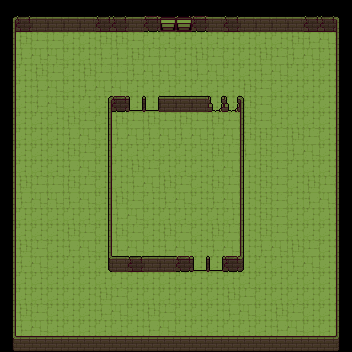

Tiled map render using the project's own tile images. Description and the whole map definition, tile-layer contents included, below:
An orthogonal 22x22 tile map with 16x16 px tiles, 3 tile layers (Tile, Tile-Wall, Door), 2 hidden layers not drawn, 2 tilesets.

<map version="1.9" tiledversion="1.9.2" orientation="orthogonal" renderorder="right-down" width="22" height="22" tilewidth="16" tileheight="16" infinite="0" nextlayerid="6" nextobjectid="1">
 <tileset firstgid="1" source="TileSheet_DungeonGreen.tsx" />
 <tileset firstgid="57" source="Path.tsx" />
 <layer id="1" name="Tile" width="22" height="22">
  <data encoding="csv">
0,0,0,0,0,0,0,0,0,0,0,0,0,0,0,0,0,0,0,0,0,0,
0,12,12,12,12,12,12,12,12,12,12,12,12,12,12,12,12,12,12,18,19,0,
0,18,19,19,12,12,18,18,19,12,12,12,12,12,12,12,12,12,18,25,26,0,
0,25,26,26,12,12,25,25,18,19,19,12,18,19,12,12,18,19,25,26,12,0,
0,12,18,19,12,18,19,19,25,26,26,12,25,26,12,12,25,26,12,12,12,0,
0,12,25,26,12,25,26,26,12,12,12,12,12,12,12,18,19,12,12,12,12,0,
0,12,25,26,12,12,12,12,12,12,12,12,12,12,12,18,19,12,12,12,12,0,
0,12,12,12,18,19,12,18,19,18,19,18,19,18,19,18,19,12,12,12,12,0,
0,12,12,12,25,26,12,25,26,25,26,25,26,25,26,18,18,19,18,19,12,0,
0,12,12,12,18,19,12,12,12,12,12,12,12,18,19,25,18,19,25,26,12,0,
0,12,12,12,25,26,12,12,18,19,12,12,12,25,26,12,18,19,12,12,12,0,
0,18,19,19,18,19,12,12,25,26,18,19,12,18,19,12,18,19,12,18,19,0,
0,25,26,26,25,26,12,18,19,12,25,26,12,25,26,12,18,19,12,25,26,0,
0,12,12,12,12,12,12,25,26,12,12,12,12,12,12,12,18,19,12,12,12,0,
0,12,12,12,18,19,12,18,19,12,18,19,12,18,19,12,18,19,12,12,12,0,
0,18,19,12,25,26,12,25,26,12,25,26,12,25,26,12,25,26,18,19,12,0,
0,25,26,12,12,12,12,12,12,12,12,12,12,12,12,12,12,12,25,26,12,0,
0,12,12,12,12,12,12,12,12,12,12,12,12,12,12,12,12,12,12,12,12,0,
0,12,12,12,12,12,18,19,12,12,12,12,12,12,18,19,12,12,12,12,12,0,
0,18,19,12,12,12,25,26,12,18,19,12,12,12,25,26,12,18,19,12,12,0,
0,25,26,12,12,12,12,12,12,25,26,12,12,12,12,12,12,25,26,12,12,0,
0,0,0,0,0,0,0,0,0,0,0,0,0,0,0,0,0,0,0,0,0,0
</data>
 </layer>
 <layer id="2" name="Tile-Wall" width="22" height="22">
  <data encoding="csv">
0,0,0,0,0,0,0,0,0,0,0,0,0,0,0,0,0,0,0,0,0,0,
8,45,3,3,3,3,45,45,3,43,3,45,43,3,45,3,3,3,3,45,45,14,
22,0,0,0,0,0,0,0,0,0,0,0,0,0,0,0,0,0,0,0,0,28,
22,0,0,0,0,0,0,0,0,0,0,0,0,0,0,0,0,0,0,0,0,28,
22,0,0,0,0,0,0,0,0,0,0,0,0,0,0,0,0,0,0,0,0,28,
22,0,0,0,0,0,0,0,0,0,0,0,0,0,0,0,0,0,0,0,0,28,
22,0,0,0,0,0,8,43,5,5,3,3,3,46,46,14,0,0,0,0,0,28,
22,0,0,0,0,0,22,0,0,0,0,0,0,0,0,28,0,0,0,0,0,28,
22,0,0,0,0,0,22,0,0,0,0,0,0,0,0,28,0,0,0,0,0,28,
22,0,0,0,0,0,22,0,0,0,0,0,0,0,0,28,0,0,0,0,0,28,
22,0,0,0,0,0,22,0,0,0,0,0,0,0,0,28,0,0,0,0,0,28,
22,0,0,0,0,0,22,0,0,0,0,0,0,0,0,28,0,0,0,0,0,28,
22,0,0,0,0,0,22,0,0,0,0,0,0,0,0,28,0,0,0,0,0,28,
22,0,0,0,0,0,22,0,0,0,0,0,0,0,0,28,0,0,0,0,0,28,
22,0,0,0,0,0,22,0,0,0,0,0,0,0,0,28,0,0,0,0,0,28,
22,0,0,0,0,0,22,0,0,0,0,0,0,0,0,28,0,0,0,0,0,28,
22,0,0,0,0,0,29,3,45,3,3,43,5,5,43,35,0,0,0,0,0,28,
22,0,0,0,0,0,0,0,0,0,0,0,0,0,0,0,0,0,0,0,0,28,
22,0,0,0,0,0,0,0,0,0,0,0,0,0,0,0,0,0,0,0,0,28,
22,0,0,0,0,0,0,0,0,0,0,0,0,0,0,0,0,0,0,0,0,28,
22,0,0,0,0,0,0,0,0,0,0,0,0,0,0,0,0,0,0,0,0,28,
29,38,38,38,38,38,38,38,38,38,38,38,38,38,38,38,38,38,38,38,38,35
</data>
 </layer>
 <layer id="3" name="Door" width="22" height="22">
  <data encoding="csv">
0,0,0,0,0,0,0,0,0,0,0,0,0,0,0,0,0,0,0,0,0,0,
0,0,0,0,0,0,0,0,0,0,36,36,0,0,0,0,0,0,0,0,0,0,
0,0,0,0,0,0,0,0,0,0,0,0,0,0,0,0,0,0,0,0,0,0,
0,0,0,0,0,0,0,0,0,0,0,0,0,0,0,0,0,0,0,0,0,0,
0,0,0,0,0,0,0,0,0,0,0,0,0,0,0,0,0,0,0,0,0,0,
0,0,0,0,0,0,0,0,0,0,0,0,0,0,0,0,0,0,0,0,0,0,
0,0,0,0,0,0,0,0,0,0,0,0,0,0,0,0,0,0,0,0,0,0,
0,0,0,0,0,0,0,0,0,0,0,0,0,0,0,0,0,0,0,0,0,0,
0,0,0,0,0,0,0,0,0,0,0,0,0,0,0,0,0,0,0,0,0,0,
0,0,0,0,0,0,0,0,0,0,0,0,0,0,0,0,0,0,0,0,0,0,
0,0,0,0,0,0,0,0,0,0,0,0,0,0,0,0,0,0,0,0,0,0,
0,0,0,0,0,0,0,0,0,0,0,0,0,0,0,0,0,0,0,0,0,0,
0,0,0,0,0,0,0,0,0,0,0,0,0,0,0,0,0,0,0,0,0,0,
0,0,0,0,0,0,0,0,0,0,0,0,0,0,0,0,0,0,0,0,0,0,
0,0,0,0,0,0,0,0,0,0,0,0,0,0,0,0,0,0,0,0,0,0,
0,0,0,0,0,0,0,0,0,0,0,0,0,0,0,0,0,0,0,0,0,0,
0,0,0,0,0,0,0,0,0,0,0,0,0,0,0,0,0,0,0,0,0,0,
0,0,0,0,0,0,0,0,0,0,0,0,0,0,0,0,0,0,0,0,0,0,
0,0,0,0,0,0,0,0,0,0,0,0,0,0,0,0,0,0,0,0,0,0,
0,0,0,0,0,0,0,0,0,0,0,0,0,0,0,0,0,0,0,0,0,0,
0,0,0,0,0,0,0,0,0,0,0,0,0,0,0,0,0,0,0,0,0,0,
0,0,0,0,0,0,0,0,0,0,0,0,0,0,0,0,0,0,0,0,0,0
</data>
 </layer>
 <layer id="5" name="Obstacle" width="22" height="22" visible="0">
  <data encoding="csv">
57,57,57,57,57,57,57,57,57,57,57,57,57,57,57,57,57,57,57,57,57,57,
57,0,0,0,0,0,0,0,0,0,0,0,0,0,0,0,0,0,0,0,0,57,
57,0,0,0,0,0,0,0,0,0,0,0,0,0,0,0,0,0,0,0,0,57,
57,0,0,0,0,0,0,0,0,0,0,0,0,0,0,0,0,0,0,0,0,57,
57,0,0,0,0,0,0,0,0,0,0,0,0,0,0,0,0,0,0,0,0,57,
57,0,0,0,0,0,0,0,0,0,0,0,0,0,0,0,0,0,0,0,0,57,
57,0,0,0,0,0,57,57,0,0,57,57,57,0,0,57,0,0,0,0,0,57,
57,0,0,0,0,0,57,0,0,0,0,0,0,0,0,57,0,0,0,0,0,57,
57,0,0,0,0,0,57,0,0,0,0,0,0,0,0,57,0,0,0,0,0,57,
57,0,0,0,0,0,57,0,0,0,0,0,0,0,0,57,0,0,0,0,0,57,
57,0,0,0,0,0,57,0,0,0,0,0,0,0,0,57,0,0,0,0,0,57,
57,0,0,0,0,0,57,0,0,0,0,0,0,0,0,57,0,0,0,0,0,57,
57,0,0,0,0,0,57,0,0,0,0,0,0,0,0,57,0,0,0,0,0,57,
57,0,0,0,0,0,57,0,0,0,0,0,0,0,0,57,0,0,0,0,0,57,
57,0,0,0,0,0,57,0,0,0,0,0,0,0,0,57,0,0,0,0,0,57,
57,0,0,0,0,0,57,0,0,0,0,0,0,0,0,57,0,0,0,0,0,57,
57,0,0,0,0,0,57,57,57,57,57,57,0,0,57,57,0,0,0,0,0,57,
57,0,0,0,0,0,0,0,0,0,0,0,0,0,0,0,0,0,0,0,0,57,
57,0,0,0,0,0,0,0,0,0,0,0,0,0,0,0,0,0,0,0,0,57,
57,0,0,0,0,0,0,0,0,0,0,0,0,0,0,0,0,0,0,0,0,57,
57,0,0,0,0,0,0,0,0,0,0,0,0,0,0,0,0,0,0,0,0,57,
57,57,57,57,57,57,57,57,57,57,57,57,57,57,57,57,57,57,57,57,57,57
</data>
 </layer>
 <layer id="4" name="Wall" width="22" height="22" visible="0">
  <data encoding="csv">
58,58,58,58,58,58,58,58,58,58,58,58,58,58,58,58,58,58,58,58,58,58,
58,58,58,58,58,58,58,58,58,58,58,58,58,58,58,58,58,58,58,58,58,58,
58,58,58,58,58,58,58,58,58,58,58,58,58,58,58,58,58,58,58,58,58,58,
58,58,0,0,0,0,0,0,0,0,0,0,0,0,0,0,0,0,0,0,58,58,
58,58,0,0,0,0,0,0,0,0,0,0,0,0,0,0,0,0,0,0,58,58,
58,58,0,0,0,58,58,58,0,0,58,58,58,0,0,0,0,0,0,0,58,58,
58,58,0,0,0,58,58,58,0,0,58,58,58,0,0,58,58,0,0,0,58,58,
58,58,0,0,0,58,58,58,0,0,58,58,58,0,0,58,58,0,0,0,58,58,
58,58,0,0,0,58,58,58,0,0,0,0,0,0,58,58,58,0,0,0,58,58,
58,58,0,0,0,58,58,58,0,0,0,0,0,0,58,58,58,0,0,0,58,58,
58,58,0,0,0,58,58,58,0,0,0,0,0,0,58,58,58,0,0,0,58,58,
58,58,0,0,0,58,58,58,0,0,0,0,0,0,58,58,58,0,0,0,58,58,
58,58,0,0,0,58,58,58,0,0,0,0,0,0,58,58,58,0,0,0,58,58,
58,58,0,0,0,58,58,58,0,0,0,0,0,0,58,58,58,0,0,0,58,58,
58,58,0,0,0,58,58,58,0,0,0,0,0,0,58,58,58,0,0,0,58,58,
58,58,0,0,0,58,58,58,58,58,58,58,0,0,58,58,58,0,0,0,58,58,
58,58,0,0,0,58,58,58,58,58,58,58,0,0,58,58,58,0,0,0,58,58,
58,58,0,0,0,58,58,58,58,58,58,58,0,0,58,58,58,0,0,0,58,58,
58,58,0,0,0,0,0,0,0,0,0,0,0,0,0,0,0,0,0,0,58,58,
58,58,0,0,0,0,0,0,0,0,0,0,0,0,0,0,0,0,0,0,58,58,
58,58,58,58,58,58,58,58,58,58,58,58,58,58,58,58,58,58,58,58,58,58,
58,58,58,58,58,58,58,58,58,58,58,58,58,58,58,58,58,58,58,58,58,58
</data>
 </layer>
</map>
